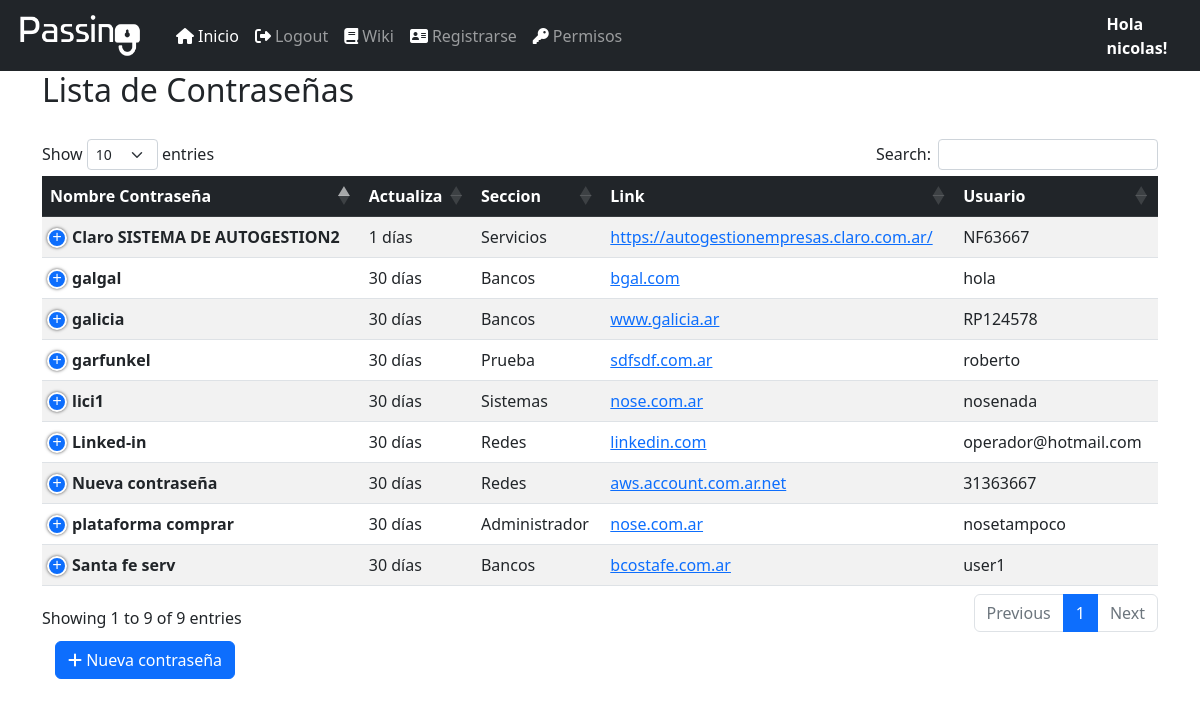
Before: /pass/listpass (signed in) with the older database file.
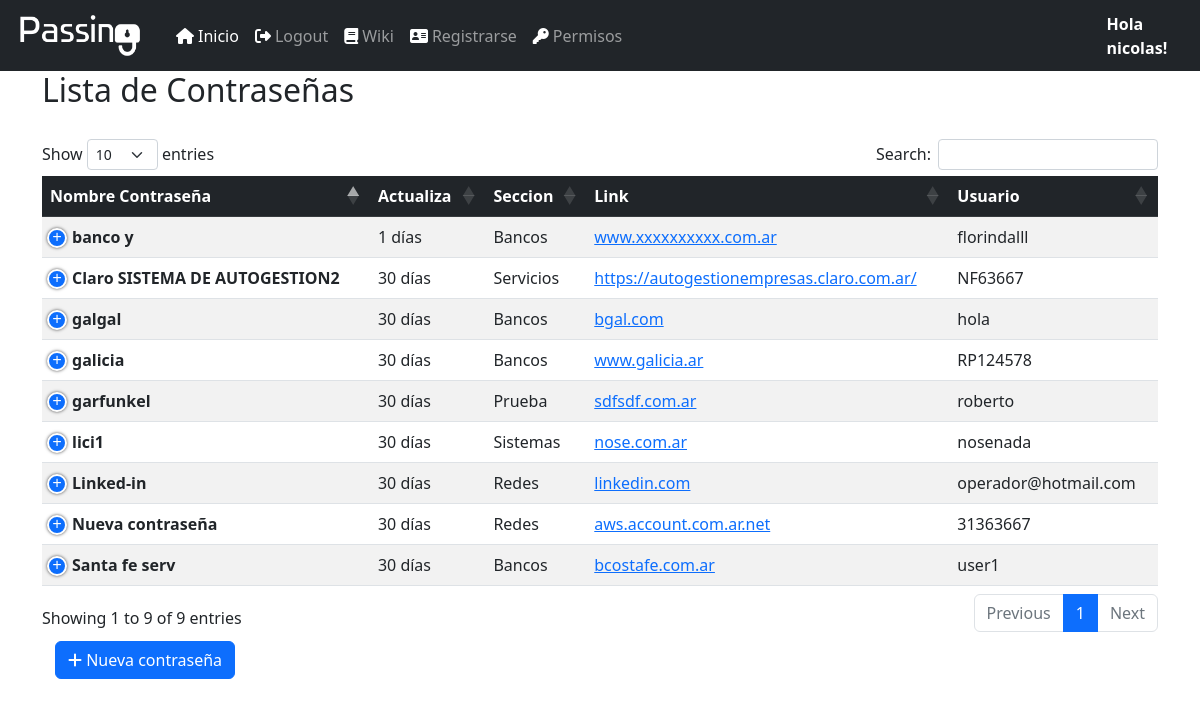
After: the same page with the newer database file.
### passbase/models.py (models this page shows, shortened)
class Contrasena(models.Model):
    nombre_contra = models.CharField(max_length=50, unique=True)
    seccion = models.ForeignKey(SeccionContra, on_delete=models.CASCADE)
    link = models.CharField(max_length=265)
    usuario = models.CharField(max_length=60)
    contraseña = models.CharField(max_length=60)
    actualizacion= models.IntegerField(default=30) #la contraseña pedirá cambio cada x dias de este campo
    info = models.CharField(max_length=260)
    active = models.BooleanField(default=True)
    created = models.DateTimeField(auto_now=True)
    updated = models.DateTimeField(auto_now_add=True)

class SeccionContra(models.Model):
    nombre_seccion = models.CharField(max_length=50)
    active = models.BooleanField(default=True)
    created = models.DateTimeField(auto_now=True)
    updated = models.DateTimeField(auto_now_add=True)
    def __str__(self):
        return self.nombre_seccion

### passbase/views.py (the view, shortened to what this page needs)
# urls.py: path('listpass',ContrasListView.as_view(), name='listpass'),
class ContrasListView(ListView):
    model = Contrasena
    template_name = 'listpass.html'
    @method_decorator(csrf_exempt)
    def dispatch(self, request, *args, **kwargs):
        return super().dispatch(request, *args, **kwargs)
    def get_queryset(self):
        try:
            obj_permiso = ContraPermission.objects.filter(user_id = self.request.user,
                                                          perm_active = True,
                                                          permission = True).values_list('contra_id', flat=True)
            permisos = list(obj_permiso)
            print(f'permisos: {permisos}')
            return Contrasena.objects.filter(active=True, id__in = permisos).order_by('seccion')
        except Exception as e:
            return redirect(reverse_lazy('login'))
    def get_context_data(self, **kwargs):
        context = super().get_context_data(**kwargs)
        context['title'] = 'Lista de Contraseñas'
        return context

### templates/listpass.html (shortened to what this page needs)
<!DOCTYPE html>
{% extends 'base.html'%}
{% load static %}
{% block head %}
<link rel="stylesheet" href="{% static 'lib/DataTables-1.13.1/css/dataTables.bootstrap5.min.css' %}"/>
<link rel="stylesheet" href="{% static 'lib/DataTables-1.13.1/plugins/responsive-2.4.0/css/responsive.bootstrap5.min.css' %}"/>
{% endblock %}
{% block content %}
<body>
<div class="container" style="height: 60px;">
    <h2>{{title}}</h2>
</div>
{% if request.user.is_authenticated %}
    <div class="container">
            <table class="table table-striped table-hover" id="data">
                <thead class="table-dark">
                    <tr >
                        <th scope="col">Nombre Contraseña</th>
                        <th scope="col">Actualiza</th>
                        <th scope="col">Seccion</th>
                        <th scope="col">Link</th>
                        <th scope="col">Usuario</th>
                    </tr>
                </thead>
                <tbody>
                    {% for contra in object_list %}
                    <tr>
                        <td><b>{{ contra.nombre_contra }}</b></td>
                        <td>{{ contra.actualizacion}} días</td>
                        <td>{{ contra.seccion }}</td>
                        <td>
                            <a href="https://{{ contra.link }}" target="_blank" rel="noopener">{{ contra.link }}</a>
                        </td>
                        <td>{{ contra.usuario }}</td>
                            </div>
                    </tr>
                    {% endfor %}
            <div>
                <button class="btn">
                    <a class="btn btn-primary btn-flat" href = "{% url 'createpass' %}">
                    <i class="fas fa-plus"></i> Nueva contraseña </a>
                </button>
            </div>
            {% endif %}
{% endblock %}

Changed rows visible on the page:
no longer on this page (row unchanged): Contrasena: nombre_contra "plataforma comprar", actualizacion "30", seccion "Administrador", link "nose.com.ar", usuario "nosetampoco"
now on this page (row unchanged): Contrasena: nombre_contra "banco y", actualizacion "1", seccion "Bancos", link "www.xxxxxxxxxx.com.ar", usuario "florindalll"
changed Contrasena "Claro SISTEMA DE AUTOGESTION2": actualizacion "1" → "30"
